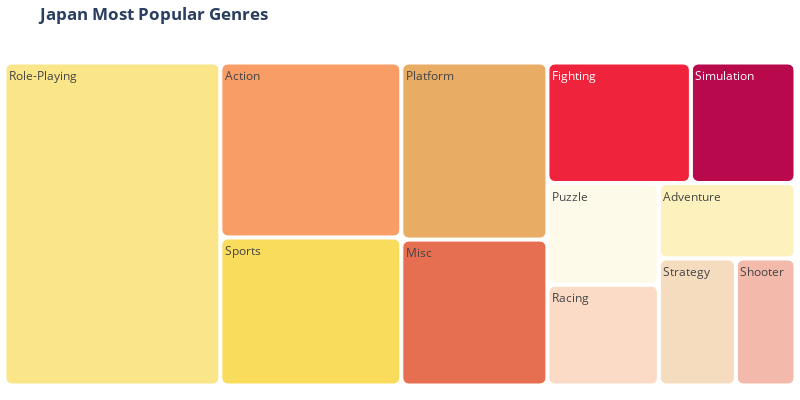

The code cell stored with this chart in its notebook:
### Code cell
colors = ['#fae588','#f79d65','#f9dc5c','#e8ac65','#e76f51','#ef233c','#b7094c'] 

fig = px.treemap(videogames, path=['Genre'],values='JP_Sales', width=800, height=400, title = '<b>Japan Most Popular Genres<b>')
fig.update_layout(
    treemapcolorway = colors, 
    margin = dict(t=40, l=0, r=0, b=10)
)
fig.update_traces(marker=dict(cornerradius=10))
fig.show()

### Figure 1 — Plotly figure (JSON) as saved in the notebook; plotly's stock layout.template omitted (floating-point values rounded to 4 significant figures)
{"data": [{"branchvalues": "total", "domain": {"x": [0, 1], "y": [0, 1]}, "hovertemplate": "labels=%{label}<br>JP_Sales=%{value}<br>parent=%{parent}<br>id=%{id}<extra></extra>", "ids": ["Action", "Adventure", "Fighting", "Misc", "Platform", "Puzzle", "Racing", "Role-Playing", "Shooter", "Simulation", "Sports", "Strategy"], "labels": ["Action", "Adventure", "Fighting", "Misc", "Platform", "Puzzle", "Racing", "Role-Playing", "Shooter", "Simulation", "Sports", "Strategy"], "marker": {"cornerradius": 10}, "name": "", "parents": ["", "", "", "", "", "", "", "", "", "", "", ""], "type": "treemap", "values": [159.9, 52.07, 87.35, 107.8, 130.8, 57.31, 56.69, 352.3, 38.28, 63.7, 135.4, 49.46]}], "layout": {"height": 400, "legend": {"tracegroupgap": 0}, "margin": {"b": 10, "l": 0, "r": 0, "t": 40}, "title": {"text": "<b>Japan Most Popular Genres<b>"}, "treemapcolorway": ["#fae588", "#f79d65", "#f9dc5c", "#e8ac65", "#e76f51", "#ef233c", "#b7094c"], "width": 800}}
